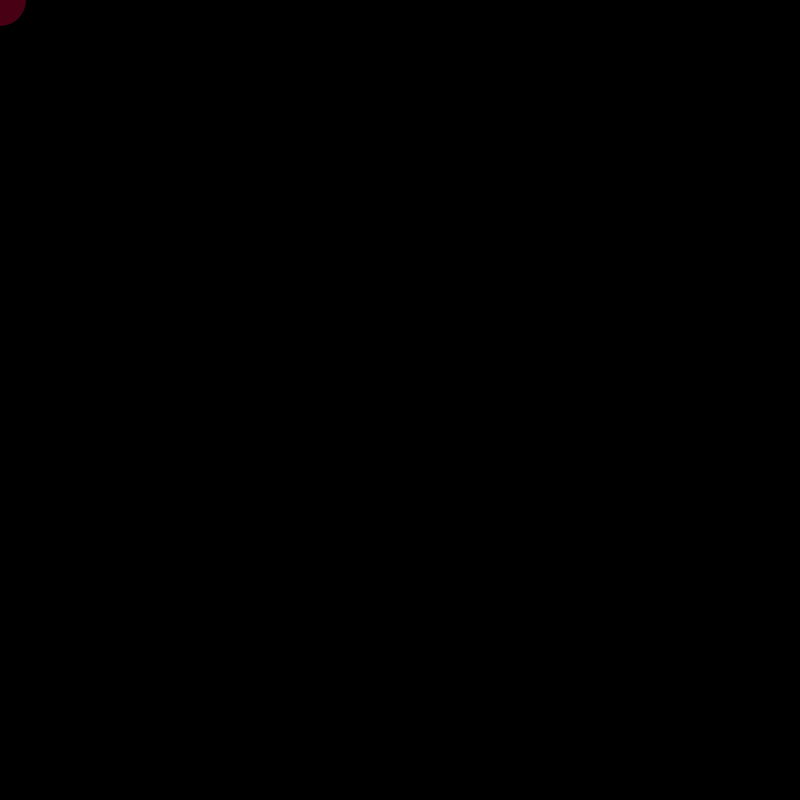
Frame 1 (no input)
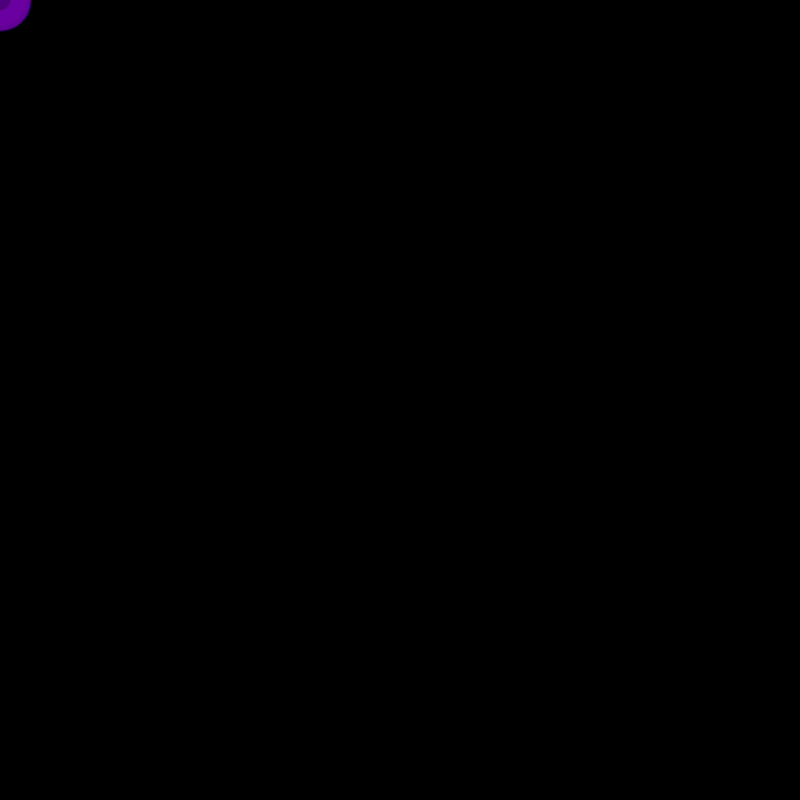
Frame 60 (no input)
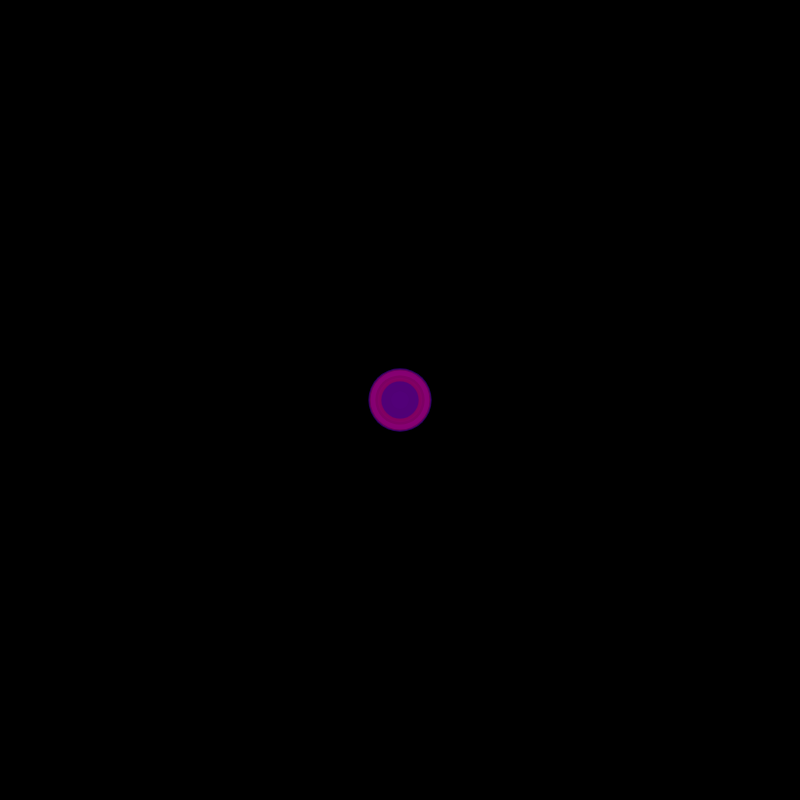
Frame 120 (the mouse pressed at the canvas centre since frame 60)

The p5.js sketch that drew these frames (run headless with seeded random() and noise() and a simulated clock; from frame 60 on, the mouse is pressed at the canvas centre):

// p5.js sketch
// ── sketch.js
let diameter = 32;
let r, g, b;

function setup() {
  createCanvas(800, 800);
  background(0);
}

function draw() {
  noStroke();
  fill(random(255), 0, random(255), 100);
  circle(mouseX, mouseY, random(16, 64));
}

function mousePressed() {
  background(0);
}
